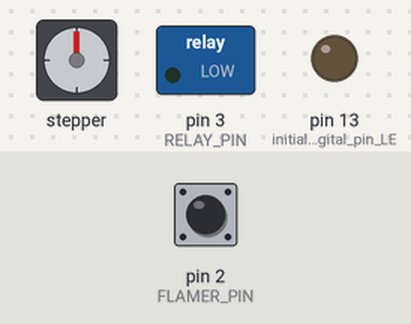
Bench run of a sketch on a simulated Arduino Uno, built with avr-gcc and run on an emulated ATmega328P. Shown: stepper motor, switched loads named in the sketch (green lamp = pin HIGH), output pins drawn as LEDs (lit = HIGH). Wiring (inferred from the names in the program): stepper motor (2048 steps per turn assumed): coils pin 8, pin 9, pin 10, pin 11. Dashed ring = blinking. The inputs (shaded band) are chosen by the test bench; at power-on: pin 2 (FLAMER_PIN) LOW. Pins used as bus, display or sensor lines are not drawn; what the sketch prints to the serial monitor is not drawn.

Above: at 1.2 s.
1.3 s: pin 2 (FLAMER_PIN) driven HIGH
At 1.52 s:
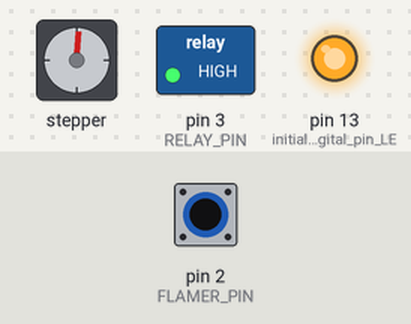
4.3 s: pin 2 (FLAMER_PIN) driven LOW
At 5.1 s:
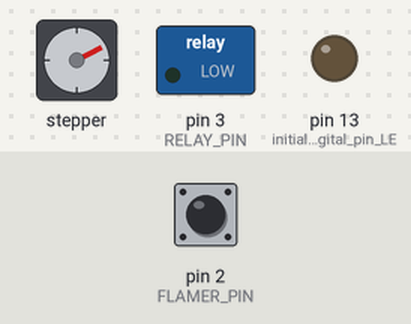
5.9 s: pin 2 (FLAMER_PIN) driven HIGH
At 6.29 s:
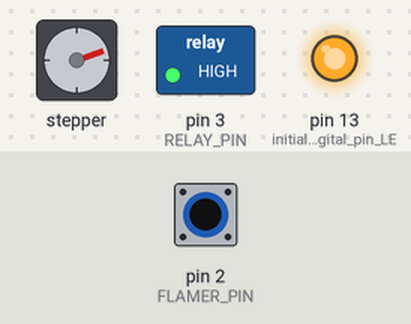
8.9 s: pin 2 (FLAMER_PIN) driven LOW
At 9.9 s:
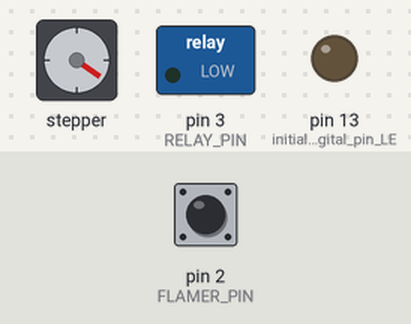
10.5 s: pin 2 (FLAMER_PIN) driven HIGH
At 11.19 s:
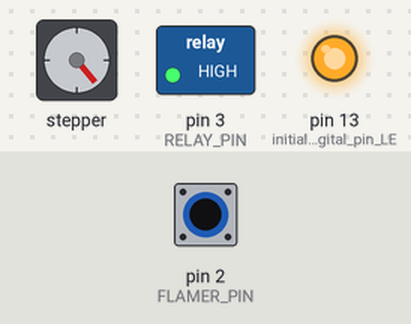
13.5 s: pin 2 (FLAMER_PIN) pulsed LOW 2 times (0.12 s each, 0.3 s apart)
At 13.65 s:
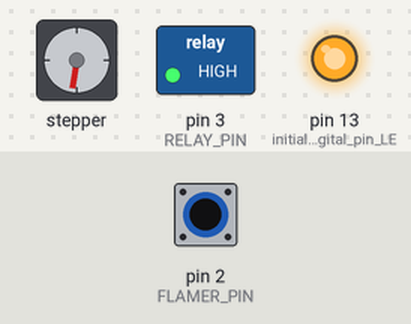
Timing chart, 0 to 19.6 s (numbered marks = the images above; inputs shaded):
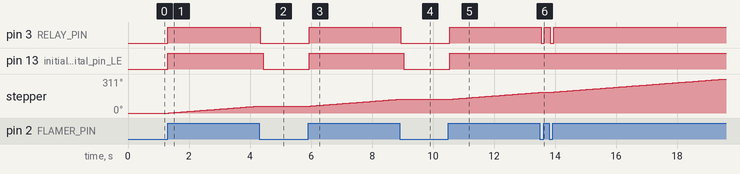

The sketch:

sketch_oct12a.ino
```cpp
/*
 File:FireFighter
 Author: Philip Röden
 Date:14-12-2023
 Description: Ett program som känner av om det brinner och om det gör det så starta den en vatten pump som sitter på en step motor som kommer skjuta vatten runt sig för släcka elden
 */

#include <Stepper.h>
int RELAY_PIN = 3;
int FLAMER_PIN = 2;

int motorUppNedPin1 = 8;
int motorUppNedPin2 = 9;
int motorUppNedPin3 = 10;
int motorUppNedPin4 = 11;
int motorSpeed = 10; //variable to set stepper speed
int lookup[8] = {B01000, B01100, B00100, B00110, B00010, B00011, B00001, B01001};
void setup() {
  pinMode(2, INPUT); //initialize Flame sensor as an input on pin 2.
  pinMode(LED_BUILTIN, OUTPUT);// initialize digital pin LED_BUILTIN as an output.
  pinMode(RELAY_PIN, OUTPUT);//initialize Relay as an output on pin 3.

  //declare the motor pins as outputs
  pinMode(motorUppNedPin1, OUTPUT);
  pinMode(motorUppNedPin2, OUTPUT);
  pinMode(motorUppNedPin3, OUTPUT);
  pinMode(motorUppNedPin4, OUTPUT);
  Serial.begin(9600);


}
/* Function to set the output for the up and down motor based on the given 'out' value*/
void setOutputUppNed(int out)
{
  // Set the output for motor pins based on the bit values of the lookup table
  digitalWrite(motorUppNedPin1, bitRead(lookup[out], 0));
  digitalWrite(motorUppNedPin2, bitRead(lookup[out], 1));
  digitalWrite(motorUppNedPin3, bitRead(lookup[out], 2));
  digitalWrite(motorUppNedPin4, bitRead(lookup[out], 3));
}

/* Function to move the motor upwards*/
void uppat() {
  for (int i = 7; i >= 0; i--)// Iterate through the lookup table in reverse order to move the motor up
  {
    setOutputUppNed(i);
    delayMicroseconds(motorSpeed);
    Serial.print("Ned ");
  }
}

/* Function to move the motor downwards*/
void nerat() {
  for (int i = 0; i <= 7; i++)  // Iterate through the lookup table to move the motor down
  {
    setOutputUppNed(i);    // Set the motor output for the current step
    delayMicroseconds(motorSpeed);// Introduce a delay to control the motor speed
    Serial.print("Ned ");
  }
}


void loop() {
  // put your main code here, to run repeatedly:
  if (digitalRead(FLAMER_PIN) == 1 ){//om flamer sensorn känner av att det brinner så startar den brandsläckar
    digitalWrite(LED_BUILTIN, HIGH); // Led ON
    Serial.println("** Warning!!!!   Fire detected!!! **");
    digitalWrite(RELAY_PIN, HIGH); // startar pumpen och kör den
    for (int g = 0; g < 512; g++) {//sätter g som en variabel med värde g och säger den ska köra loopen så länge g<512 och varje gång loopen kör så inkremitera g, loopen kommer då köra ett varv
      uppat();
      if (digitalRead(FLAMER_PIN) == 0){//bryter loopen om värdet på flamer sensorn är 0
        break;
      }
    }
    for (int g = 0; g < 512; g++) {//gör samma som förra for loopen men kommer snurra ett varv till andra varvet
      nerat();
      if ( digitalRead(FLAMER_PIN) == 0){
        break;
      }
    }
    digitalWrite(RELAY_PIN, LOW);  // stänger av pumpen
    delay(0);
  }
  else{// om flame sensorn inte känner av att det brinner
    digitalWrite(LED_BUILTIN, LOW); // Led OFF
    Serial.println("No Fire detected");
  }
  delay(100);
}
```

Measured:
- after the input at 1.3 s, pin 3 (RELAY_PIN), pin 13 (initialize_digital_pin_LE): LOW → HIGH at once; stepper: keeps turning clockwise at about 21°/s, starting at once
- after the input at 4.3 s, pin 3 (RELAY_PIN): HIGH → LOW at once; pin 13 (initialize_digital_pin_LE): HIGH → LOW after 0.14 s; stepper: stops changing and stays 63°
- after the input at 5.9 s, pin 3 (RELAY_PIN), pin 13 (initialize_digital_pin_LE): LOW → HIGH at once; stepper: keeps turning clockwise at about 21°/s, starting after 0.05 s
- after the input at 8.9 s, pin 3 (RELAY_PIN): HIGH → LOW at once; pin 13 (initialize_digital_pin_LE): HIGH → LOW after 0.14 s; stepper: goes on until 8.9 s, then stays 125°
- after the input at 10.5 s, pin 3 (RELAY_PIN), pin 13 (initialize_digital_pin_LE): LOW → HIGH at once; stepper: keeps turning clockwise at about 22°/s, starting at once
- after the input at 13.5 s, pin 3 (RELAY_PIN): alternates HIGH for 0.20 s and LOW for 0.10 s, 4 changes in all, then stays HIGH, starting at once
